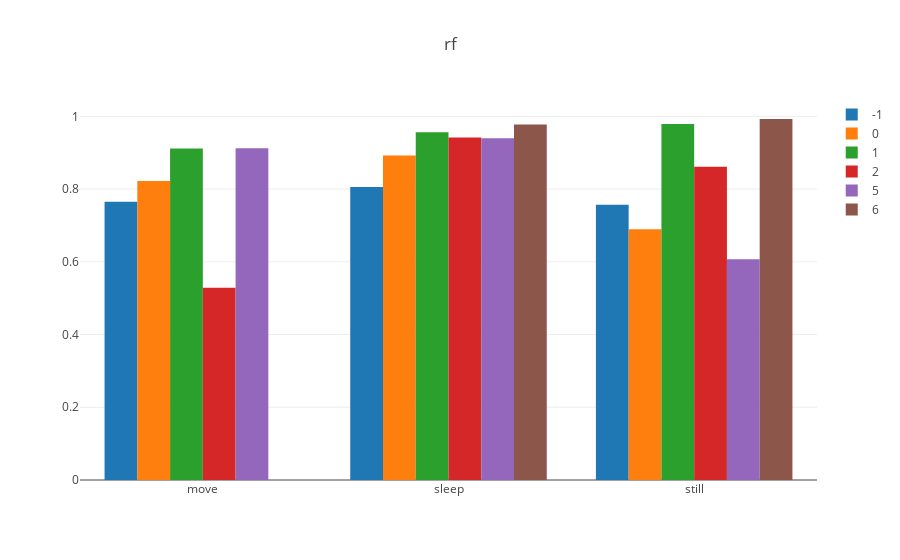

The code cell stored with this chart in its notebook:
### Code cell
dv.bargroup(pdf, 'classifier', 'user', 'class', 'f1')

### Figure 1 — Plotly figure (JSON) as saved in the notebook; plotly's stock layout.template omitted (floating-point values rounded to 4 significant figures)
{"data": [{"name": -1, "type": "bar", "x": ["move", "sleep", "still"], "y": [0.765, 0.8058, 0.7568]}, {"name": 0, "type": "bar", "x": ["move", "sleep", "still"], "y": [0.8222, 0.8926, 0.6899]}, {"name": 1, "type": "bar", "x": ["move", "sleep", "still"], "y": [0.9114, 0.9565, 0.979]}, {"name": 2, "type": "bar", "x": ["move", "sleep", "still"], "y": [0.529, 0.942, 0.8616]}, {"name": 5, "type": "bar", "x": ["move", "sleep", "still"], "y": [0.9126, 0.9398, 0.6071]}, {"name": 6, "type": "bar", "x": ["sleep", "still"], "y": [0.9778, 0.9928]}], "layout": {"barmode": "group", "title": "rf"}}
